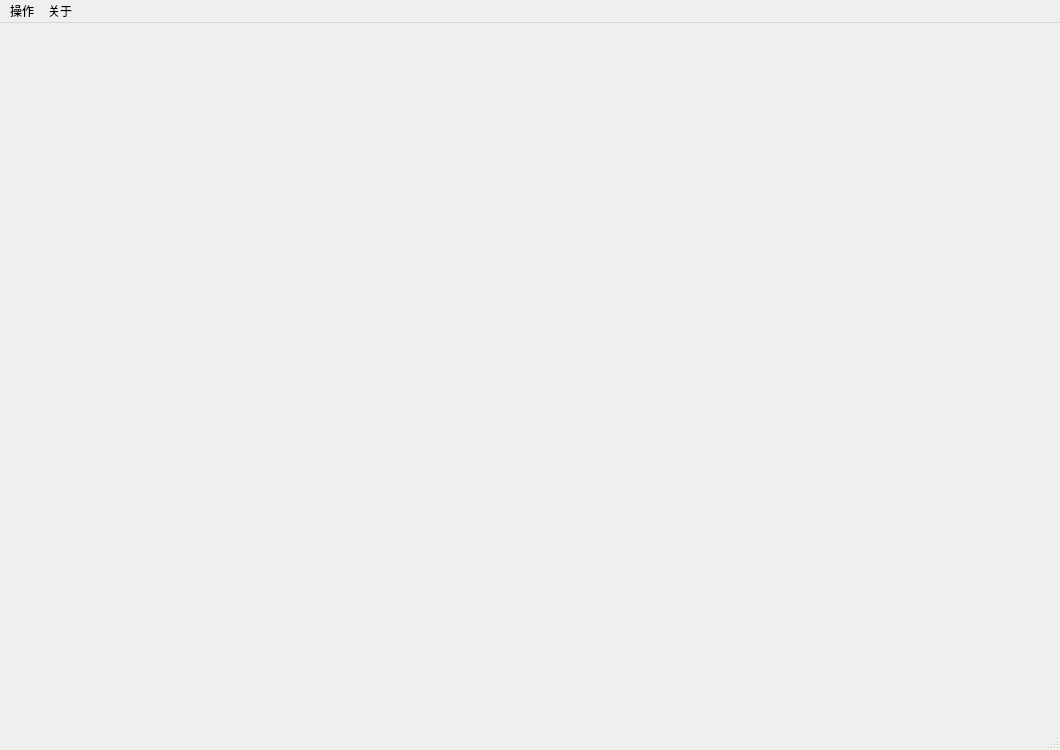
<?xml version="1.0" encoding="UTF-8"?>
<ui version="4.0">
 <class>Wxm</class>
 <widget class="QMainWindow" name="Wxm">
  <property name="geometry">
   <rect>
    <x>0</x>
    <y>0</y>
    <width>1060</width>
    <height>750</height>
   </rect>
  </property>
  <property name="minimumSize">
   <size>
    <width>1060</width>
    <height>750</height>
   </size>
  </property>
  <property name="maximumSize">
   <size>
    <width>16777215</width>
    <height>16777215</height>
   </size>
  </property>
  <property name="windowTitle">
   <string>微信管理器</string>
  </property>
  <property name="windowIcon">
   <iconset resource="../../resources.qrc">
    <normaloff>:/icons/bubbles.svg</normaloff>:/icons/bubbles.svg</iconset>
  </property>
  <widget class="QWidget" name="center">
   <property name="minimumSize">
    <size>
     <width>1060</width>
     <height>650</height>
    </size>
   </property>
  </widget>
  <widget class="QMenuBar" name="menu">
   <property name="geometry">
    <rect>
     <x>0</x>
     <y>0</y>
     <width>1060</width>
     <height>20</height>
    </rect>
   </property>
   <widget class="QMenu" name="operate">
    <property name="title">
     <string>操作</string>
    </property>
   </widget>
   <widget class="QMenu" name="about">
    <property name="title">
     <string>关于</string>
    </property>
   </widget>
   <addaction name="operate"/>
   <addaction name="about"/>
  </widget>
  <widget class="QStatusBar" name="status"/>
  <action name="start">
   <property name="text">
    <string>启动</string>
   </property>
  </action>
  <action name="setting">
   <property name="text">
    <string>配置</string>
   </property>
  </action>
 </widget>
 <resources>
  <include location="../../resources.qrc"/>
 </resources>
 <connections/>
</ui>
